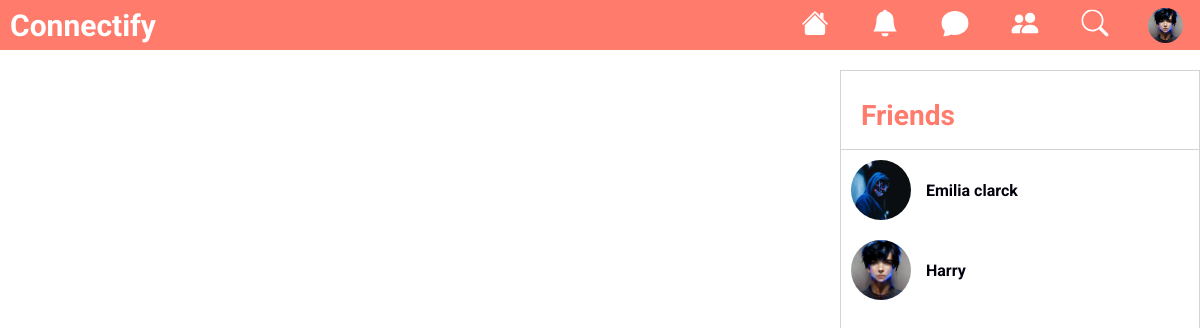
/messages/ (signed in), run on the app's committed database.
### appOne/models.py (models this page shows, shortened)
class Profile(models.Model):
    username = models.OneToOneField(User,null = True, on_delete = models.SET_NULL)
    profileImg = models.ImageField(upload_to="img", height_field=None, width_field=None,default="pr.png")
    cuvertureImg = models.ImageField(upload_to="img", height_field=None, width_field=None,default="grey.jfif")

class Friendship(models.Model):
    user1 = models.ForeignKey(User, on_delete=models.CASCADE, related_name='user1_friends')
    user2 = models.ForeignKey(User, on_delete=models.CASCADE, related_name='user2_friends')

### appOne/views.py (the view)
# urls.py: path('messages/', views.messages , name = "messages"),
@login_required(login_url="signin")
def messages(request):
    user = request.user
    profiles=Profile.objects.all()
    profile = Profile.objects.get(username=user)
    friendship = Friendship.objects.filter(Q(user1=user) | Q(user2 = user))
    for i in friendship:
        if Rooms.objects.filter(Q(userOne=i.user1) & Q(userTwo = i.user2) | Q(userOne=i.user2) & Q(userTwo = i.user1)).exists():
            pass
        else:
            Rooms.objects.create(userOne=i.user1,userTwo = i.user2)
    if request.method == 'POST':
        if "postImage" in request.FILES:
            postImage = request.FILES['postImage']
            postContent = request.POST['postContent']
            Posts.objects.create(username=user,postImg=postImage,content=postContent)
            return redirect('profile')
    context = {
        "user":user,
        "profile":profile,
        "profiles":profiles,
        "friendship":friendship,
    }
    return render(request, 'appOne/messages.html',context)

### appOne/templates/appOne/messages.html (shortened to what this page needs)
{% load static %}
<!DOCTYPE html>
<html lang="en">
<head>
    <link rel="stylesheet" href="{%static '/css/messages.css'%}">
</head>
<body>
    <nav>
        <div class="logo">
            <h1>Connectify</h1>
        </div>
        <div>
            <ul class="navigation-one">
                    <li>
                        <a href="{%url 'home'%}">
                        </a>
                    </li>
                    <li>
                        <a href="{%url 'notification'%}">
                        <svg xmlns="http://www.w3.org/2000/svg" width="16" height="16" fill="white" class="bi bi-bell-fill" >
                        <path d="M8 16a2 2 0 0 0 2-2H6a2 2 0 0 0 2 2zm.995-14.901a1 1 0 1 0-1.99 0A5.002 5.002 0 0 0 3 6c0 1.098-.5 6-2 7h14c-1.5-1-2-5.902-2-7 0-2.42-1.72-4.44-4.005-4.901z"/>
                        </svg>
                        </a>
                    </li>
                    <li>
                        <a href="{%url 'messages'%}">
                        </a>
                    </li>
                    <li>
                        <a href="{%url 'invitation'%}">
                        </a>
                    </li>
                    <li>
                        <a href="{%url 'search'%}">
                        <svg xmlns="http://www.w3.org/2000/svg" width="16" height="16" fill="white" class="bi bi-search" viewBox="0 0 16 16">
                        <path d="M11.742 10.344a6.5 6.5 0 1 0-1.397 1.398h-.001c.03.04.062.078.098.115l3.85 3.85a1 1 0 0 0 1.415-1.414l-3.85-3.85a1.007 1.007 0 0 0-.115-.1zM12 6.5a5.5 5.5 0 1 1-11 0 5.5 5.5 0 0 1 11 0z"/>
                        </svg>
                        </a>
                    </li>
                    <li class="profile-img">
                        <img src="{{profile.profileImg.url}}" alt="" srcset="">
                    </li>
            </ul>
        </div>
    </nav>
    <div class="container">
        <div class="friends">
            <div class="titel">
                <h3>Friends</h3>
            </div>
            <div class="friends-list">
             {%for friend in friendship%}
             {%if friend.user1 == profile.username %}
             {%for i in profiles%}
             {%if friend.user2 == i.username%}
                 <div id="{{friend.user2.id}}">
                    <img src="{{i.profileImg.url}}" alt="" srcset="">
                    <h4>{{friend.user2}}</h4>
                </div>
                {%endif%}
               {%endfor%}
               {%else%}
            {%for i in profiles%}
             {%if friend.user1 == i.username%}
                 <div id="{{friend.user1.id}}">
                    <img src="{{i.profileImg.url}}" alt="" srcset="">
                    <h4>{{friend.user1}}</h4>
                </div>
               {%endif%}
            {%endfor%}
            {%endif%}
            {%endfor%}
            </div>
        </div>
    </div>
</body>
</html>

### static/css/messages.css (style rules this page uses)
:root { --h1:42px; --h2:36px; --h3:30px; --h4:24px; --h5:20px; --h6:14px; --pink:#FF7C6D; --black:#04010E; }
* { font-family: 'Roboto', sans-serif; }
body { padding: 0; margin: 0; box-sizing: border-box; display: flex; justify-content: center; align-items: center; flex-direction: column; }
nav { width: 100%; height: 50px; background-color: var(--pink); display: flex; flex-direction: row; justify-content: space-between; }
nav .logo { width: auto; height: 50px; margin: 0; cursor: pointer; display: flex; justify-content: center; align-items: center; }
nav .logo h1 { color: white; font-size: var(--h3); margin: 10px; }
.navigation-one { width: 100%; height: 50px; margin: 0; padding: 0; display: flex; align-items: center; box-sizing: border-box; }
.navigation-one li { text-decoration: none; list-style: none; margin: 10px; padding: 0%; width: 50px; height: 30px; display: flex; justify-content: center; align-items: center; }
.navigation-one li svg { transform: scale(1.7) }
.profile-img img { width: 35px; height: 35px; border-radius: 20px; cursor: pointer; }
.container { box-sizing: border-box; width: 100%; height: calc(100vh - 50px); display: flex; flex-direction:row-reverse; gap: 10px; justify-content: space-between; }
.friends { box-sizing: border-box; width: 30%; height: calc(100vh - 80px); overflow-y: scroll; margin: 0px; margin-left: 10px; border: solid 1px rgba(150, 150, 150, 0.418); margin-top: 20px; padding: 0px; }
.friends img { width: 60px; height: 60px; border-radius: 30px; cursor: pointer; margin-left: 10px; }
.titel { color: var(--pink); font-size: var(--h4); border-bottom: solid 1px rgba(150, 150, 150, 0.418); width: 100%; height: 50px; }
.titel h3 { margin-left: 20px; }
.friends h4 { color: var(--black); font-size: 16px; cursor: pointer; }
.friends-list { width: 100%; height: 80px; box-sizing: border-box; }
.friends-list div { width: 100%; height: 80px; display: flex; justify-content: start; align-items: center; cursor: pointer; }
.friends-list h4 { margin-left: 15px; }

### data on the page
Profile: profileImg (picture)
Friendship: user1 "Emilia clarck"
Profile: profileImg (picture)
Friendship: user1 "Harry"
Profile: profileImg (picture)
